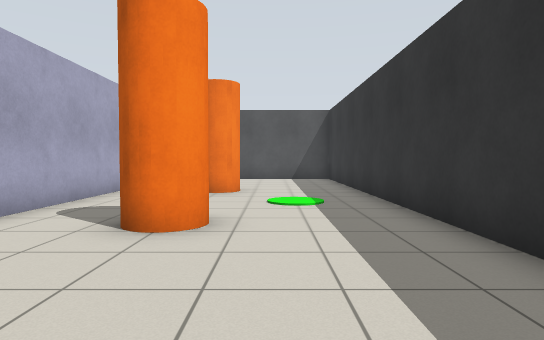
view 1 (above)

17 first-person views from a walk through a world built for the Gazebo simulator. The camera is 0.94 m above the floor, tilts 2° down and sees 75° across. The floor is counted in squares, 1 m on a side. Each view is taken from the middle of a square. On the plan, view 1 faces up. The plan holds only what a view shows up to about 12 squares ahead; the rest is blank. The robots in the file are not drawn.

view 2
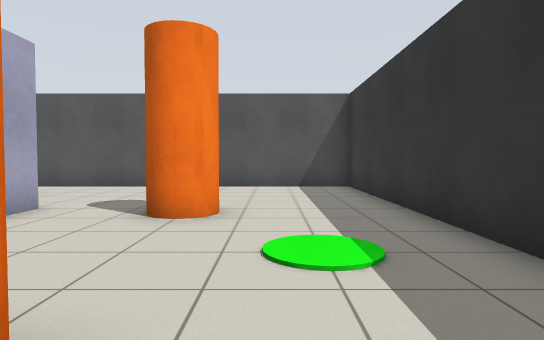

view 3
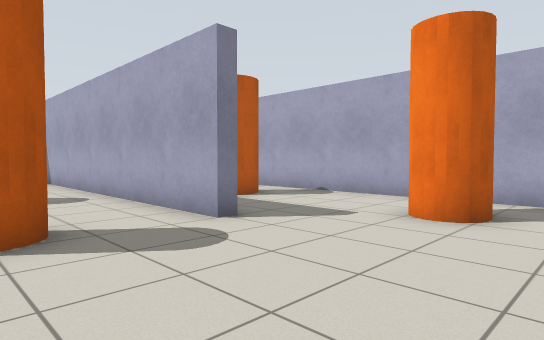

view 4
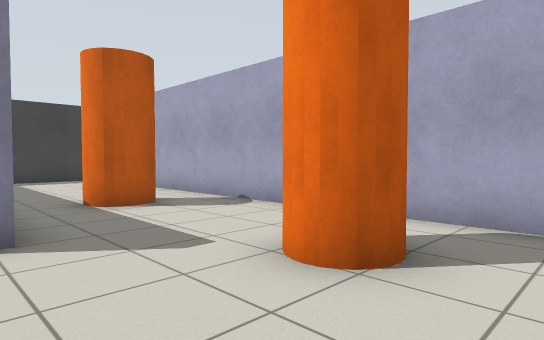

view 5
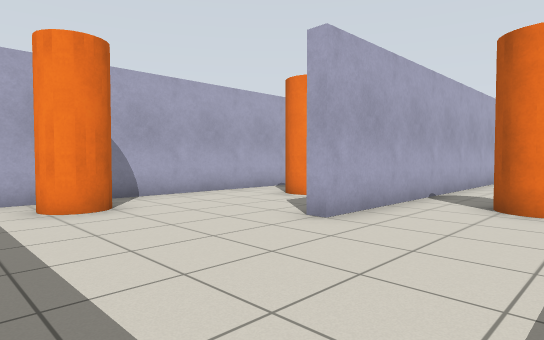

view 6
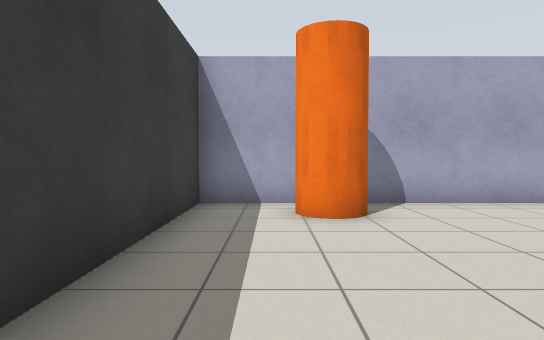

view 7
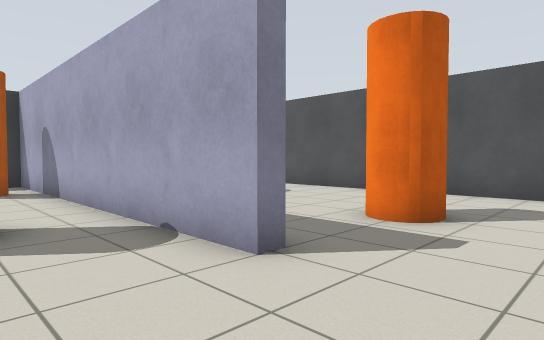

view 8
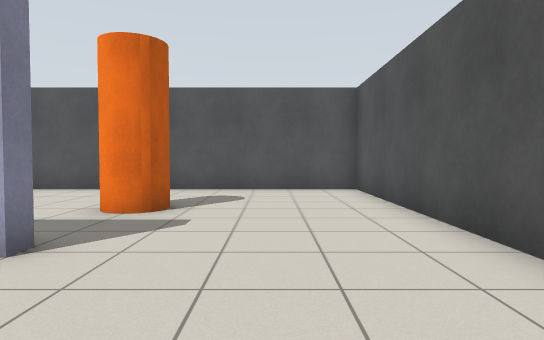

view 9
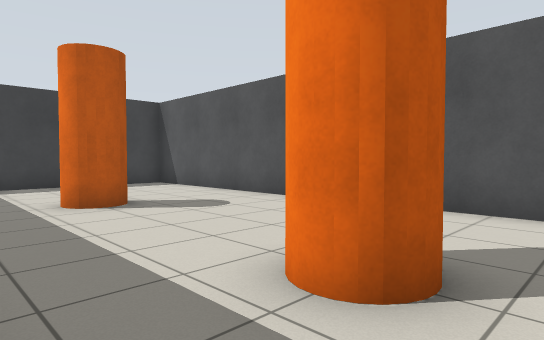

view 10
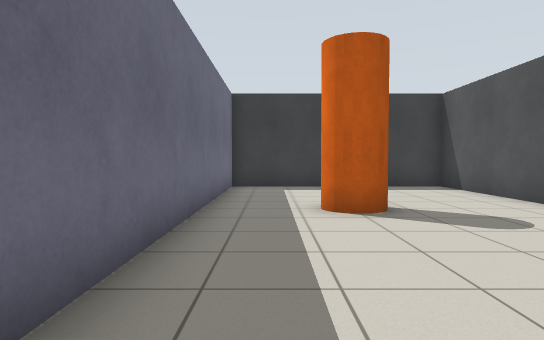

view 11
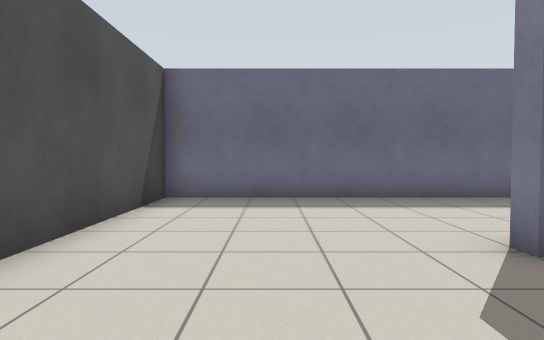

view 12
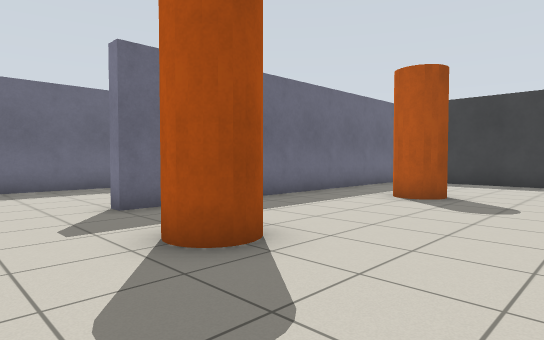

view 13
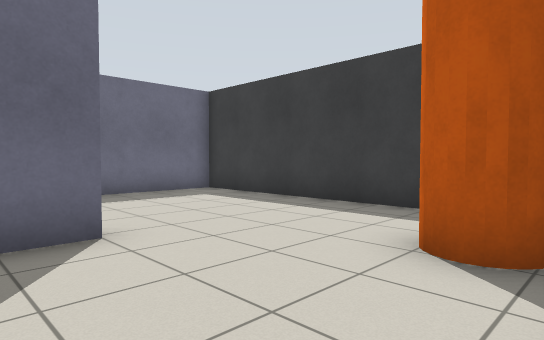

view 14
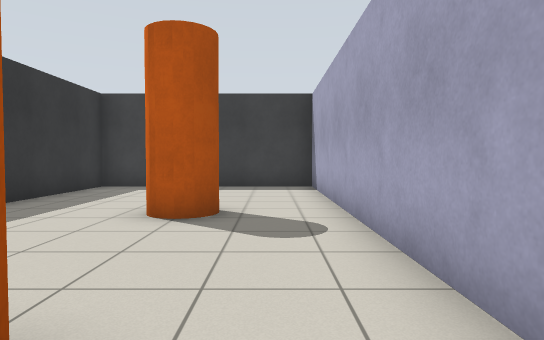

view 15
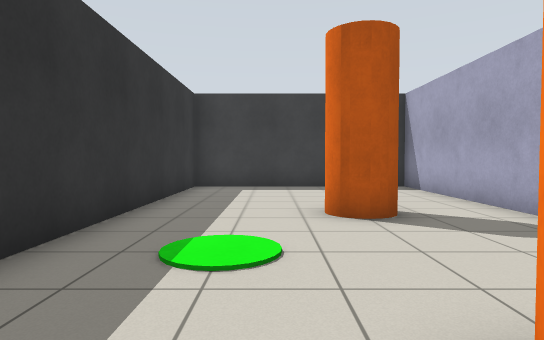

view 16
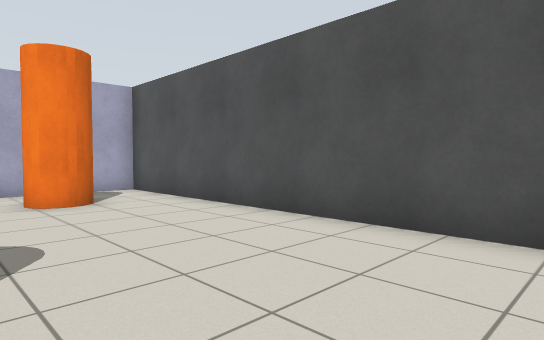

view 17
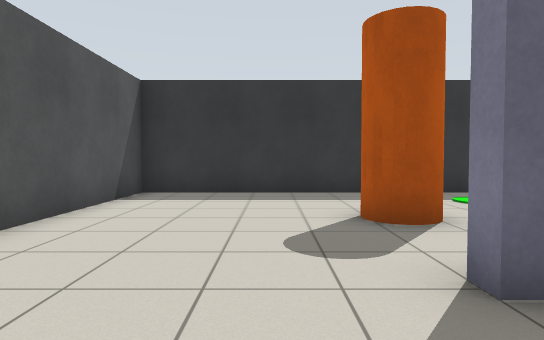

### Floor plan
Points are (right, up) in squares from view 1. A wall is a line through its corners. A room is listed if a view was taken in it or the views show most of it. See-through windows are left out.
Room 1 (views 1, 2, 3, 4, 5, 6, 7, 8, 9, 10, 11, 12, 13, 14, 15, 16, 17)
walls: (-9.7, 7.4) (-9.7, 15.5) (-21.5, 15.5) (-21.5, 9.8); (-4.8, 10.5) (-4.3, 10.5) (-4.3, -0.5) (2.5, -0.5) (2.5, 15.5) (-9.3, 15.5) (-9.3, 4.5) (-9.7, 4.5) (-9.7, 5.5); (-21.5, 8) (-21.5, -0.5) (-14.7, -0.5) (-14.7, 10.5) (-14.3, 10.5) (-14.3, -0.5) (-4.7, -0.5) (-4.7, 2.8)
objects: orange cylinder (-18, 4) to (-17, 5); orange cylinder (-18, 10) to (-17, 11); orange cylinder (-13, 2); orange cylinder (-12, 7) to (-12, 8); orange cylinder (-7, 7) to (-7, 8); orange cylinder (-7, 13); orange cylinder (-2, 5) to (-1, 5); orange cylinder (-2, 10) to (-1, 10)

Where each view was taken, in squares from view 1:
view 1: 0 up, 0 right, facing up
view 2: 4 up, 0 right, facing up
view 3: 15 up, 1 left, facing down-left
view 4: 15 up, 4 left, facing down-left
view 5: 0 up, 6 left, facing up-left
view 6: 1 up, 7 left, facing left
view 7: 13 up, 12 left, facing down-left
view 8: 13 up, 11 left, facing left
view 9: 12 up, 15 left, facing down-left
view 10: 11 up, 16 left, facing down
view 11: 13 up, 18 left, facing right
view 12: 13 up, 21 left, facing down-right
view 13: 6 up, 14 left, facing down-right
view 14: 11 up, 3 left, facing down
view 15: 11 up, 0 right, facing down
view 16: 11 up, 1 right, facing up-left
view 17: 12 up, 7 left, facing right
